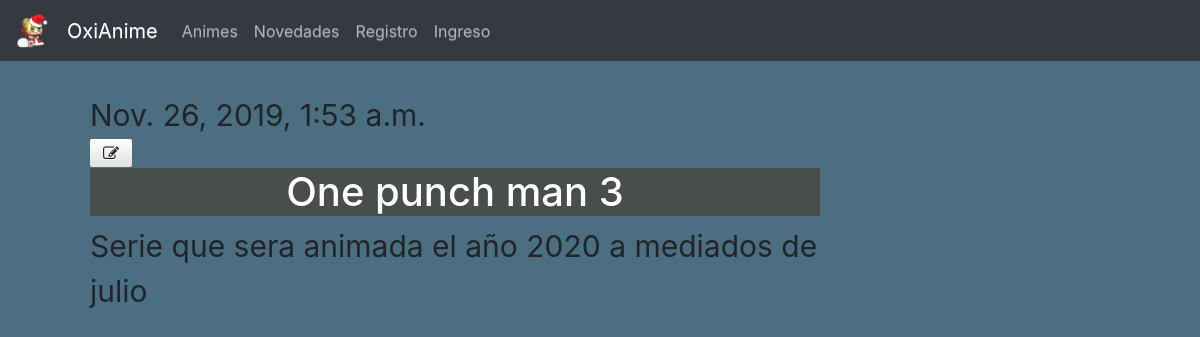
The page /post/3/ on the database as committed earlier.
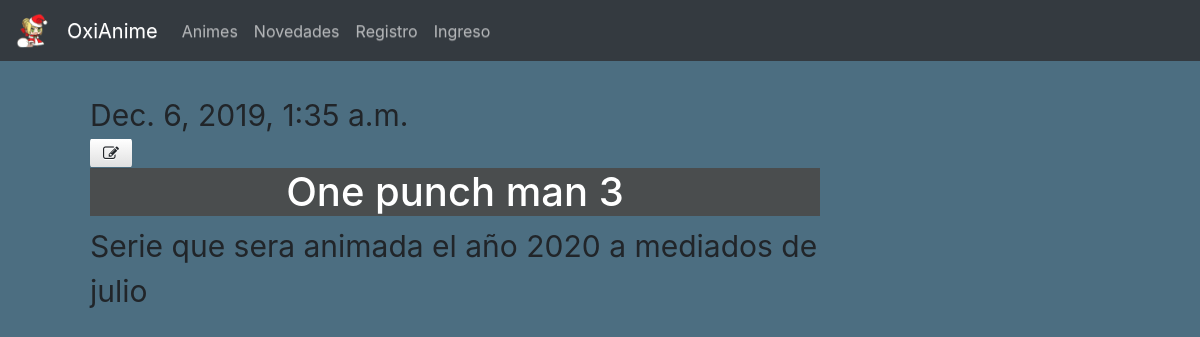
The same page on the database as committed later.
### blog/models.py (models this page shows, shortened)
class Post(models.Model):
    author = models.ForeignKey('auth.User', on_delete=models.CASCADE)
    title = models.CharField(max_length=200)
    text = models.TextField()
    created_date = models.DateTimeField(
            default=timezone.now)
    published_date = models.DateTimeField(
            blank=True, null=True)

### blog/views.py (the view)
# urls.py: path('post/<int:pk>/', views.post_detail, name='post_detail'),
def post_detail(request, pk):
    post = get_object_or_404(Post, pk=pk)
    return render(request, 'blog/post_detail.html', {'post': post})

### blog/templates/blog/post_detail.html (shortened to what this page needs)
{% extends 'blog/base.html' %}
        {% block content %}
        <div class="post">
            {% if post.published_date %}
                <div class="date">
                    {{ post.published_date }}
                </div>
            {% endif %}
            <a class="edit btn btn-default" href="{% url 'post_edit' pk=post.pk %}"><span class="fa fa-pencil-square-o" aria-hidden="true"></span></a>
            <h1>{{ post.title }}</h1>
            <p>{{ post.text|linebreaksbr }}</p>
        </div>
    {% endblock %}

Rows that differ between the two databases and show on the page:
changed Post "One punch man 3": published_date "Nov. 26, 2019, 1:53 a.m." → "Dec. 6, 2019, 1:35 a.m."
